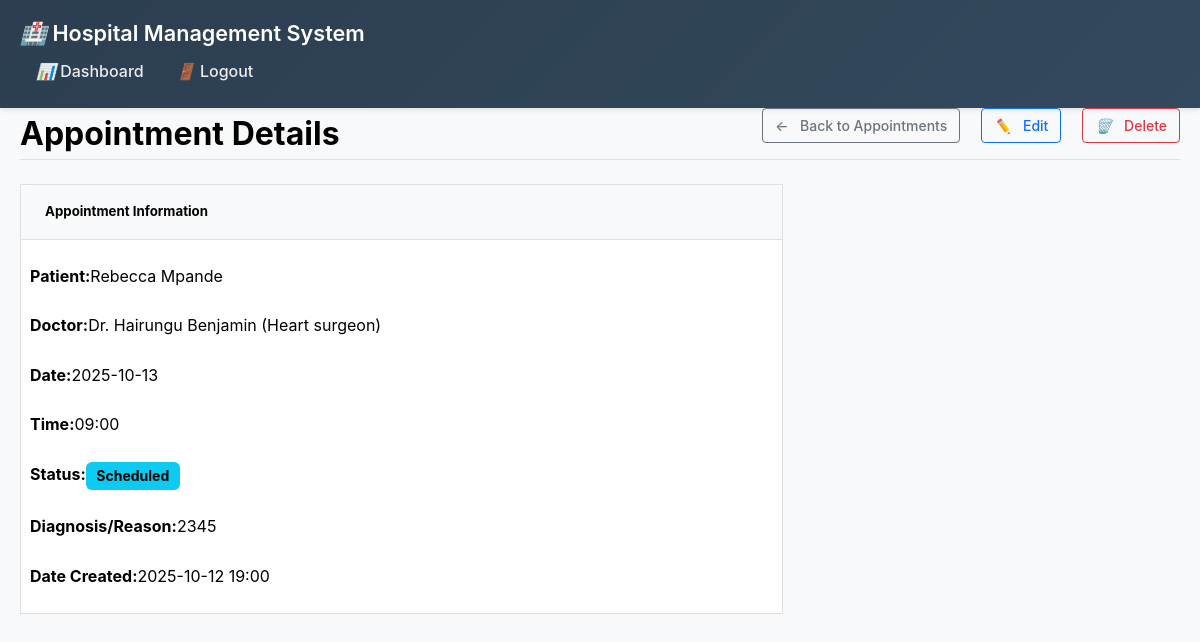
Screenshot of /view_appointment/3 (signed in) with the database file from the repository.
### models.py (models this page shows, shortened)
class Patient(db.Model):
    id = db.Column(db.Integer, primary_key=True)
    first_name = db.Column(db.String(50), nullable=False)
    last_name = db.Column(db.String(50), nullable=False)
    date_of_birth = db.Column(db.Date, nullable=False)
    gender = db.Column(db.String(10), nullable=False)
    contact_number = db.Column(db.String(15))
    email = db.Column(db.String(120))
    created_at = db.Column(db.DateTime, default=datetime.utcnow)
    appointments = db.relationship('Appointment', backref='patient', lazy=True)

class Doctor(db.Model):
    id = db.Column(db.Integer, primary_key=True)
    first_name = db.Column(db.String(50), nullable=False)
    last_name = db.Column(db.String(50), nullable=False)
    gender = db.Column(db.String(10), nullable=False)
    specialization = db.Column(db.String(100), nullable=False)
    contact_number = db.Column(db.String(15))
    email = db.Column(db.String(120))
    created_at = db.Column(db.DateTime, default=datetime.utcnow)
    appointments = db.relationship('Appointment', backref='doctor', lazy=True)

class Appointment(db.Model):
    id = db.Column(db.Integer, primary_key=True)
    patient_id = db.Column(db.Integer, db.ForeignKey('patient.id'), nullable=False)
    doctor_id = db.Column(db.Integer, db.ForeignKey('doctor.id'), nullable=False)
    appointment_date = db.Column(db.Date, nullable=False)
    appointment_time = db.Column(db.Time, nullable=False)
    duration = db.Column(db.Integer, default=60)  # Duration in minutes
    diagnosis = db.Column(db.Text, nullable=False)
    status = db.Column(db.String(20), default='Scheduled')
    created_at = db.Column(db.DateTime, default=datetime.utcnow)

### app.py (the view)
@app.route('/view_appointment/<int:appointment_id>')
@login_required
def view_appointment(appointment_id):
    appointment = Appointment.query.get_or_404(appointment_id)
    return render_template_with_role('view_appointment.html', title='View Appointment', appointment=appointment)

### app.py (called while the page is built)
@login_manager.user_loader
def load_user(user_id):
    return User.query.get(int(user_id))

def render_template_with_role(template, **context):
    if current_user.is_authenticated and current_user.role == 'admin':
        base_template = 'base_admin.html'
    else:
        base_template = 'base_user.html'
    return render_template(template, base_template=base_template, **context)

@app.context_processor
def inject_today_date():
    return {'min_date': date.today().strftime('%Y-%m-%d')}

### templates/view_appointment.html (shortened to what this page needs)
{% extends "base.html" %}
{% block content %}
<div class="d-flex justify-content-between flex-wrap flex-md-nowrap align-items-center pt-3 pb-2 mb-3 border-bottom">
    <h1 class="h2">Appointment Details</h1>
    <div class="btn-toolbar mb-2 mb-md-0">
        <a href="{{ url_for('appointments') }}" class="btn btn-sm btn-outline-secondary me-2">
            <i class="fas fa-arrow-left me-1"></i> Back to Appointments
        </a>
        <a href="{{ url_for('edit_appointment', appointment_id=appointment.id) }}" class="btn btn-sm btn-outline-primary me-2">
            <i class="fas fa-edit me-1"></i> Edit
        </a>
        <a href="{{ url_for('delete_appointment', appointment_id=appointment.id) }}" class="btn btn-sm btn-outline-danger btn-delete">
            <i class="fas fa-trash me-1"></i> Delete
        </a>
    </div>
</div>
<div class="row">
    <div class="col-md-8">
        <div class="card">
            <div class="card-header">
                <h5 class="card-title">Appointment Information</h5>
            </div>
            <div class="card-body">
                <div class="row mb-3">
                    <div class="col-sm-3 fw-bold">Patient:</div>
                    <div class="col-sm-9">{{ appointment.patient.first_name }} {{ appointment.patient.last_name }}</div>
                </div>
                <div class="row mb-3">
                    <div class="col-sm-3 fw-bold">Doctor:</div>
                    <div class="col-sm-9">Dr. {{ appointment.doctor.first_name }} {{ appointment.doctor.last_name }} ({{ appointment.doctor.specialization }})</div>
                </div>
                <div class="row mb-3">
                    <div class="col-sm-3 fw-bold">Date:</div>
                    <div class="col-sm-9">{{ appointment.appointment_date }}</div>
                </div>
                <div class="row mb-3">
                    <div class="col-sm-3 fw-bold">Time:</div>
                    <div class="col-sm-9">{{ appointment.appointment_time.strftime('%H:%M') }}</div>
                </div>
                <div class="row mb-3">
                    <div class="col-sm-3 fw-bold">Status:</div>
                    <div class="col-sm-9"><span class="badge bg-{% if appointment.status == 'Completed' %}success{% elif appointment.status == 'Cancelled' %}danger{% else %}info{% endif %}">{{ appointment.status }}</span></div>
                </div>
                <div class="row mb-3">
                    <div class="col-sm-3 fw-bold">Diagnosis/Reason:</div>
                    <div class="col-sm-9">{{ appointment.diagnosis }}</div>
                </div>
                <div class="row">
                    <div class="col-sm-3 fw-bold">Date Created:</div>
                    <div class="col-sm-9">{{ appointment.created_at.strftime('%Y-%m-%d %H:%M') }}</div>
                </div>
            </div>
        </div>
    </div>
</div>
{% endblock %}

### templates/base.html (style rules this page uses)
.admin-body { background-color: #f8f9fa; min-height: 100vh; }
.badge { font-size: 0.75em; }
.btn { border-radius: 0.375rem; }
.card-header { border-top-left-radius: 0.5rem !important; border-top-right-radius: 0.5rem !important; background: #f8f9fa !important; border-bottom: 1px solid #dee2e6 !important; }
* { box-sizing: border-box; margin: 0; padding: 0; }
body { font-family: -apple-system, BlinkMacSystemFont, 'Segoe UI', Roboto, sans-serif; line-height: 1.6; color: #000000 !important; background-color: #f8f9fa; }
.row { display: flex; flex-wrap: wrap; margin: 0 -15px; }
.col-md-8 { flex: 0 0 66.666%; max-width: 66.666%; padding: 0 15px; }
.card { background: #fff; border: 1px solid rgba(0,0,0,.125); position: relative; color: #000000 !important; }
.card-body { flex: 1 1 auto; padding: 1.5rem; }
.card-header { padding: 1rem 1.5rem; margin-bottom: 0; color: #000000 !important; font-weight: 600; }
.btn { display: inline-block; font-weight: 500; line-height: 1.5; color: #ffffff !important; text-align: center; text-decoration: none; vertical-align: middle; cursor: pointer; user-select: none; background-color: transparent; border: 1px solid transparent; padding: 0.5rem 1rem; font-size: 1rem; border-radius: 0.375rem; transition: all 0.2s ease-in-out; }
.btn-outline-primary { color: #0d6efd !important; border-color: #0d6efd; background: transparent; }
.btn-outline-secondary { color: #6c757d !important; border-color: #6c757d; background: transparent; }
.btn-outline-danger { color: #dc3545 !important; border-color: #dc3545; background: transparent; }
.btn-sm { padding: 0.375rem 0.75rem; font-size: 0.875rem; border-radius: 0.25rem; }
h1, h2, h3, h4, h5, h6, p, span, div, li, td, th, label { color: #000000 !important; }
.fw-bold { font-weight: 700; }
.mb-2 { margin-bottom: 1rem; }
.mb-3 { margin-bottom: 1.5rem; }
.me-1 { margin-right: 0.5rem; }
.me-2 { margin-right: 1rem; }
.d-flex { display: flex; }
.flex-wrap { flex-wrap: wrap; }
.justify-content-between { justify-content: space-between; }
.align-items-center { align-items: center; }
.border-bottom { border-bottom: 1px solid #dee2e6; }
.h2 { font-size: 2rem; font-weight: 700; }
.badge { display: inline-block; padding: 0.5em 0.75em; font-size: 0.875em; font-weight: 700; line-height: 1; text-align: center; white-space: nowrap; vertical-align: baseline; border-radius: 0.375rem; }
.bg-info { background-color: #0dcaf0; }
.fa-arrow-left::before { content: "←"; }
.fa-edit::before { content: "✏️"; }
.fa-trash::before { content: "🗑️"; }

### rows the page displays
Patient: patient.first_name "Rebecca", patient.last_name "Mpande"
Doctor: doctor.first_name "Hairungu", doctor.last_name "Benjamin", doctor.specialization "Heart surgeon"
Appointment: appointment_date "2025-10-13", appointment_time "09:00", status "Scheduled", diagnosis "2345", created_at "2025-10-12 19:00"
